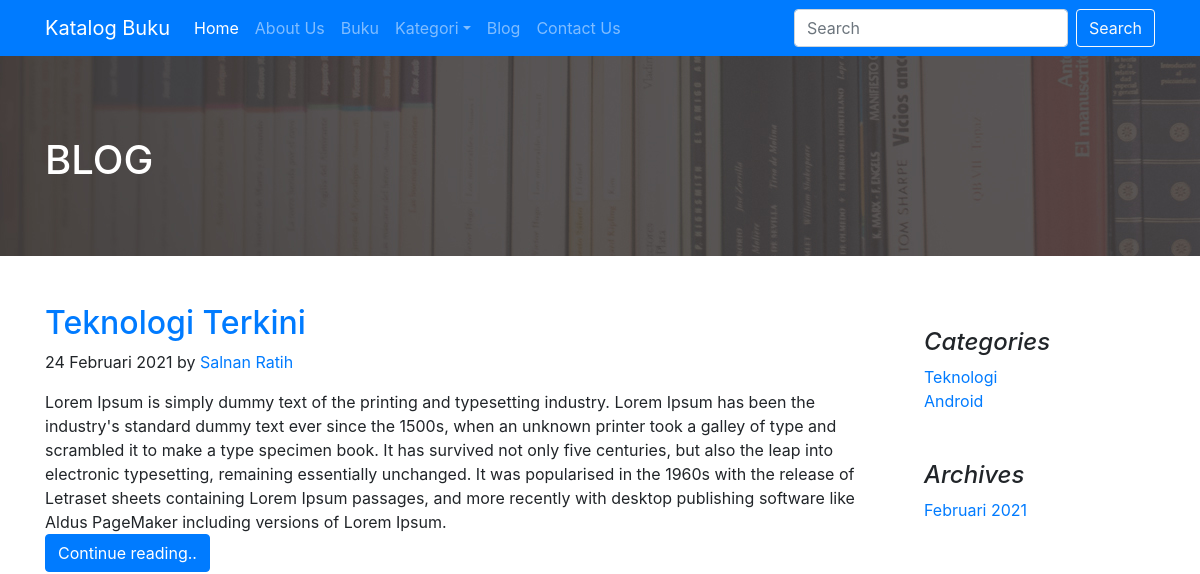
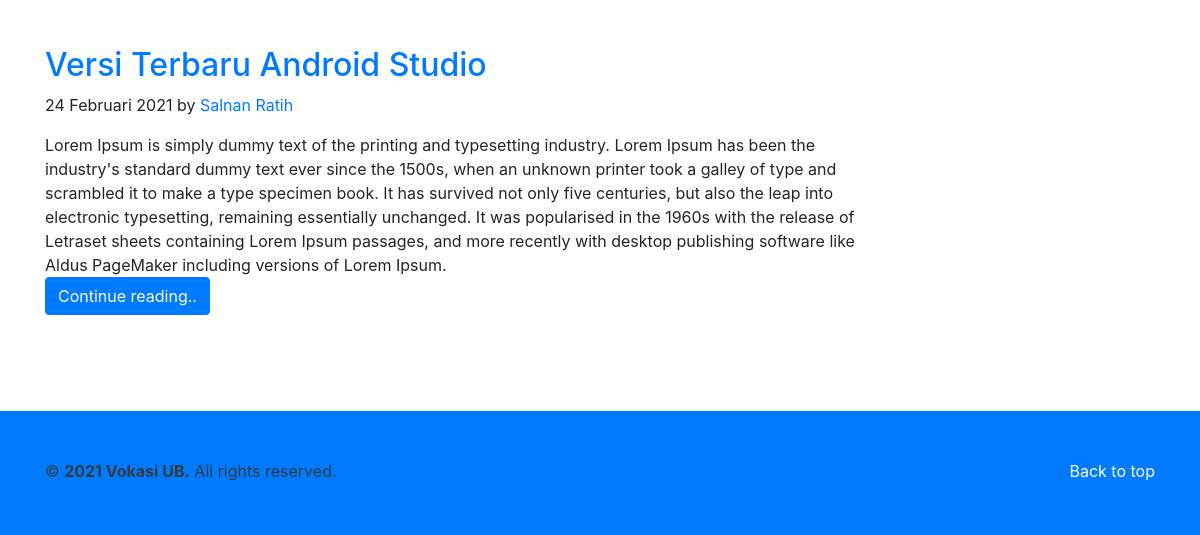
/blog, run on an earlier commit of the app's database (2 pictures, top to bottom).
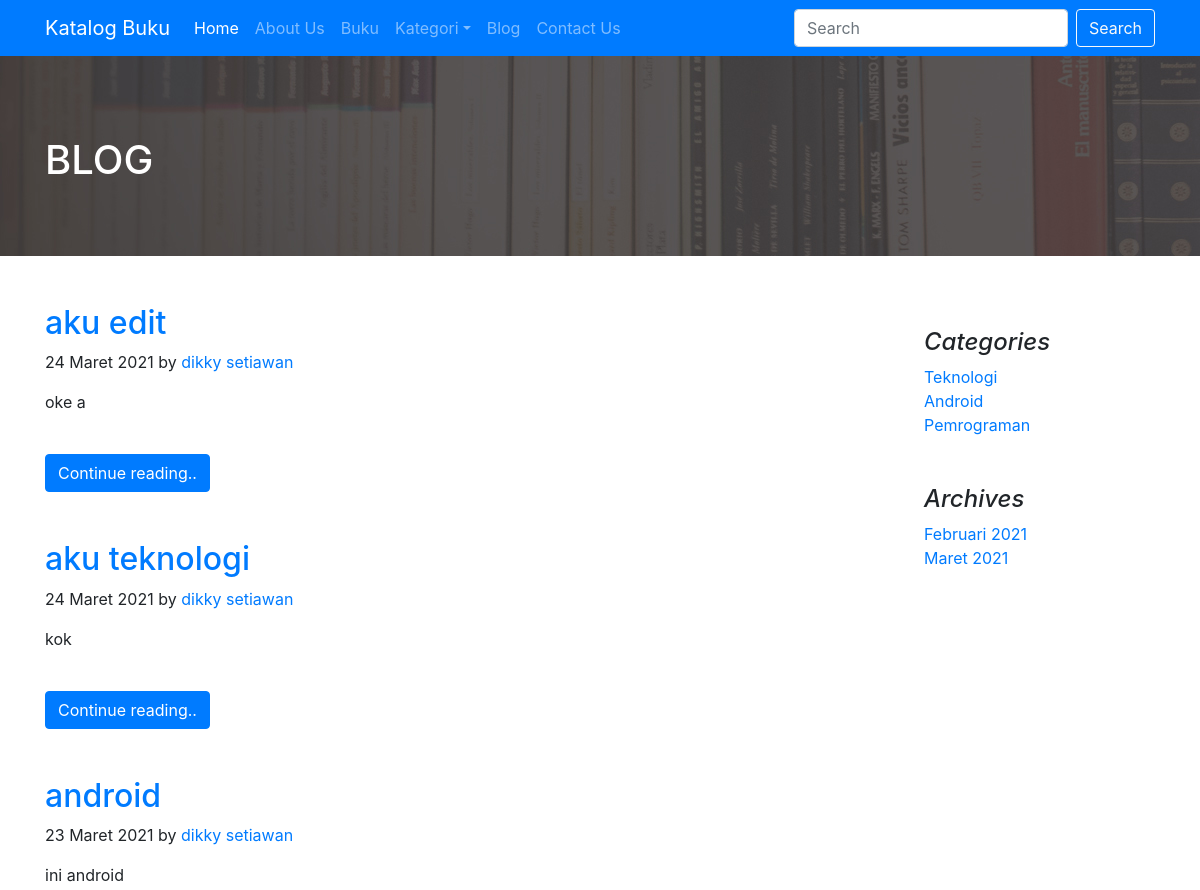
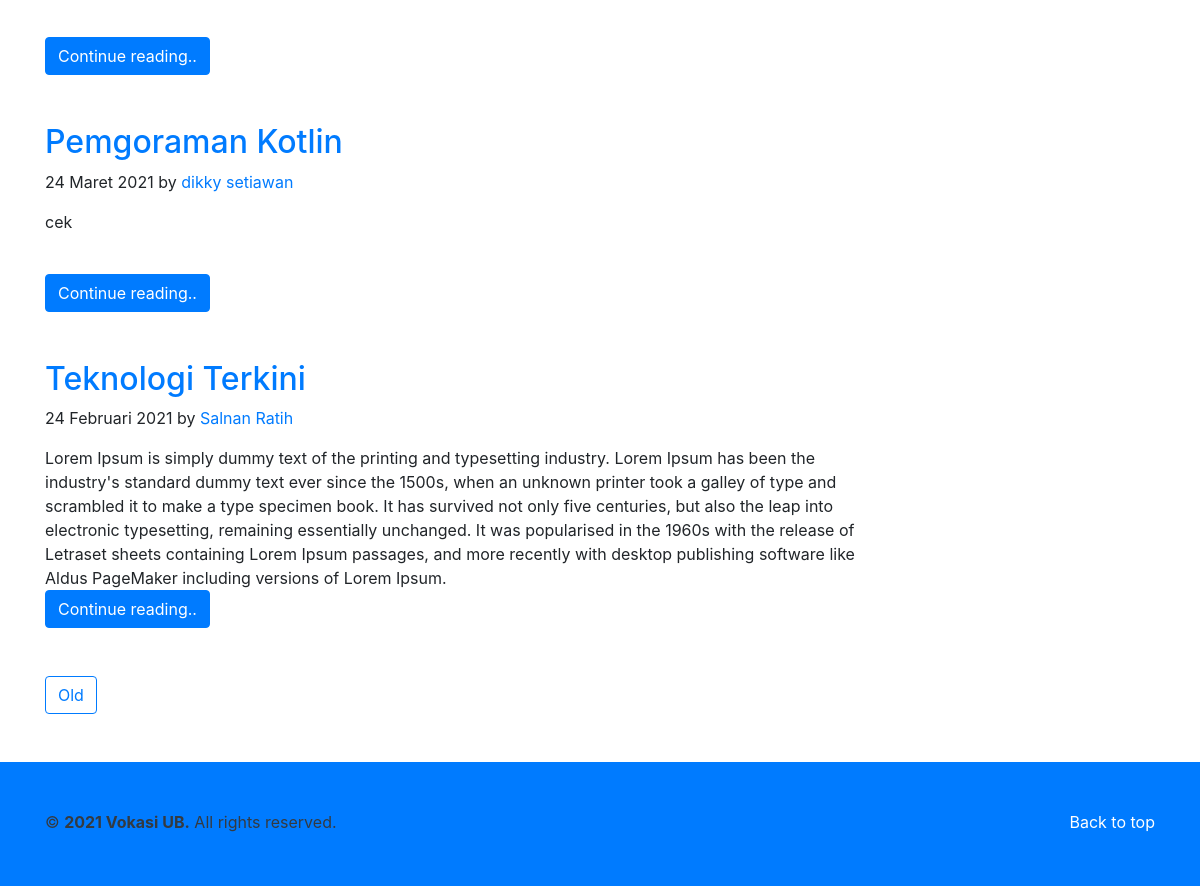
And on a later commit of the database (2 pictures, top to bottom).
### tables this page shows
CREATE TABLE IF NOT EXISTS `blog` (
  `id_blog` int(11) NOT NULL AUTO_INCREMENT,
  `id_kategori_blog` int(11) DEFAULT NULL,
  `id_user` int(11) DEFAULT NULL,
  `tanggal` date NOT NULL DEFAULT '1999-01-01',
  `judul` varchar(255) DEFAULT NULL,
  `isi` text,
  PRIMARY KEY (`id_blog`),
  KEY `kategori_blog` (`id_kategori_blog`),
  KEY `user_blog` (`id_user`)
);

CREATE TABLE IF NOT EXISTS `user` (
  `id_user` int(11) NOT NULL AUTO_INCREMENT,
  `nama` varchar(100) DEFAULT NULL,
  `email` varchar(50) DEFAULT NULL,
  `username` varchar(30) DEFAULT NULL,
  `password` varchar(150) DEFAULT NULL,
  `level` varchar(30) DEFAULT NULL,
  `foto` varchar(100) DEFAULT NULL,
  PRIMARY KEY (`id_user`)
);

CREATE TABLE IF NOT EXISTS `kategori_blog` (
  `id_kategori_blog` int(11) NOT NULL AUTO_INCREMENT,
  `kategori_blog` varchar(50) DEFAULT NULL,
  PRIMARY KEY (`id_kategori_blog`)
);

### fungsi/fungsi.php (called while the page is built, shortened)
<?php
function tanggal_indonesia($tanggal){
	$bulan = array (
		1 =>   'Januari',
		'Februari',
		'Maret',
		'April',
		'Mei',
		'Juni',
		'Juli',
		'Agustus',
		'September',
		'Oktober',
		'November',
		'Desember'
	);
	$pecahkan = explode('-', $tanggal);
	return $pecahkan[2] . ' ' . $bulan[ (int)$pecahkan[1] ] . ' ' . $pecahkan[0];
}
function tanggal_arsip($tanggal){
	$bulan = array (
		1 =>   'Januari',
		'Februari',
		'Maret',
		'April',
		'Mei',
		'Juni',
		'Juli',
		'Agustus',
		'September',
		'Oktober',
		'November',
		'Desember'
	);
	$pecahkan = explode('-', $tanggal);
	return $bulan[ (int)$pecahkan[1] ] . ' ' . $pecahkan[0];
}
function nama_bulan_to_angka($tanggal){
	$bulan = explode(" ", $tanggal);
	$arsip = null;
	if($bulan[0] == "Januari") {
		$arsip[0] = 1;
	} else if($bulan[0] == "Februari") {
		$arsip[0] = 2;
	} else if($bulan[0] == "Maret") {
		$arsip[0] = 3;
	} else if($bulan[0] == "April") {
		$arsip[0] = 4;
	} else if($bulan[0] == "Mei") {
		$arsip[0] = 5;
	} else if($bulan[0] == "Juni") {
		$arsip[0] = 6;
	} else if($bulan[0] == "Juli") {
		$arsip[0] = 7;
	} else if($bulan[0] == "Agustus") {
		$arsip[0] = 8;
	} else if($bulan[0] == "September") {
		$arsip[0] = 9;
	} else if($bulan[0] == "Oktober") {
		$arsip[0] = 10;
	} else if($bulan[0] == "November") {
		$arsip[0] = 11;
	} else if($bulan[0] == "Desember") {
		$arsip[0] = 12;
	}
	$arsip[1] = $bulan[1];
	return $arsip;
}
function getDataUser($koneksi, $sql)
{
	$query = mysqli_query($koneksi, $sql);
	$data_user = null;
	while ($data = mysqli_fetch_assoc($query)) {
		$data_user[] = $data;
	}
	return $data_user;
}

### user/blog.php (the view, shortened to what this page needs)
<section id="blog-header">
  <div class="container">
    <h1 class="text-white">BLOG</h1>
  </div>
</section><br><br>
<section id="blog-list">
  <main role="main" class="container">
    <div class="row">
      <div class="col-md-9 blog-main">
      <?php
      $batas = 5;
      $sql_jum = "select id_blog, kategori_blog.kategori_blog, `judul`, `tanggal`, user.nama
              from blog
              INNER JOIN kategori_blog ON blog.id_kategori_blog = kategori_blog.id_kategori_blog
              INNER JOIN user ON blog.id_user = user.id_user";
      $sql_jum .= " order by `judul`";
      $query_jum = mysqli_query($koneksi, $sql_jum);
      $jum_data = mysqli_num_rows($query_jum);
      $jum_halaman = ceil($jum_data/$batas);
      if (!isset($_GET['halaman'])) {
          $posisi = 0;
          $halaman = 1;
      } else if($_GET['halaman']==0 || $_GET['halaman']>$jum_halaman) {
          $posisi = 0;
          $halaman = 1;
      } else {
          $halaman = $_GET['halaman'];
          $posisi = ($halaman-1) * $batas;
      }
      $sql = "select blog.*, kategori_blog.kategori_blog, user.nama
      from blog
      INNER JOIN kategori_blog ON blog.id_kategori_blog = kategori_blog.id_kategori_blog
      INNER JOIN user ON blog.id_user = user.id_user";
      $sql .=" ORDER BY `judul` limit $posisi, $batas";
      $data_blog = getDataUser($koneksi, $sql);
      if ($data_blog) {
          foreach ($data_blog as $blog) {
              ?>
        <div class="blog-post">
          <h2 class="blog-post-title"><a href="detail-blog-id-<?= $blog['id_blog'] ?>"><?= $blog['judul'] ?></a></h2>
          <p class="blog-post-meta"><?= tanggal_indonesia($blog['tanggal']) ?> by <a href="#"><?= $blog['nama'] ?></a></p>
          <?= $blog['isi'] ?>
          <br>
            <a href="detail-blog-id-<?= $blog['id_blog'] ?>" class="btn btn-primary">Continue reading..</a>
          </div><br><br>
        <?php
          }
      } else {
          ?>
      <div class="blog-post">
      <p>Tidak ada blog</p>
      </div>
      <?php
      } ?>
        <nav class="blog-pagination">
        <?php
        if ($jum_halaman==0) {
        } elseif ($jum_halaman==1) {
        } else {
          $sebelum = $halaman-1;
          $setelah = $halaman+1;
          if($halaman==1) {
            if (isset($_GET['kategori'])) {
              echo "<a class='btn btn-outline-primary' href='blog_kategori-".$_GET['kategori']."-halaman-".$setelah."'><i class='icon-chevron-right'></i> Old</a>";
            } elseif(isset($_GET['bulan']) && isset($_GET['tahun'])) {
              echo "<a class='btn btn-outline-primary' href='blog_bulan-".$_GET['bulan']."-tahun-".$_GET['tahun']."-halaman-".$setelah."'><i class='icon-chevron-right'></i> Old</a>";
            } else {
                echo "<a class='btn btn-outline-primary' href='blog-halaman-".$setelah."'><i class='icon-chevron-right'></i> Old</a>";
            }
          } else if($halaman==$jum_halaman) {
            if (isset($_GET['kategori'])) {
              echo "<a class='btn btn-outline-primary' href='blog_kategori-".$_GET['kategori']."-halaman-".$sebelum."'><i class='icon-chevron-left'></i> New</a>";
            } elseif(isset($_GET['bulan']) && isset($_GET['tahun'])) {
              echo "<a class='btn btn-outline-primary' href='blog_bulan-".$_GET['bulan']."-tahun-".$_GET['tahun']."-halaman-".$sebelum."'><i class='icon-chevron-left'></i> New</a>";
            } else {
                echo "<a class='btn btn-outline-primary' href='blog-halaman-".$sebelum."'> <i class='icon-chevron-left'></i> New </a>";
            }
          }
        }
        ?>
        </nav>
      </div>
      <aside class="col-md-3 blog-sidebar">
        <div class="p-4">
          <h4 class="font-italic">Categories</h4>
          <ol class="list-unstyled mb-0">
            <?php
            $sql_kategori_blog = "select kategori_blog.*
            from blog
            INNER JOIN kategori_blog ON blog.id_kategori_blog = kategori_blog.id_kategori_blog
            INNER JOIN user ON blog.id_user = user.id_user";
            $data_kategori_blog = getDataUser($koneksi, $sql_kategori_blog);
            $data_kat_array = array();
            foreach ($data_kategori_blog as $key => $value){
              if(!in_array($value, $data_kat_array))
                $data_kat_array[$key]=$value;
            }
            foreach ($data_kat_array as $kategori_blog) {
                ?>
                <li><a href="blog_kategori-<?= $kategori_blog['kategori_blog'] ?>"><?= $kategori_blog['kategori_blog'] ?></a></li>
            <?php
            } ?>
            </ol>
        </div>
        <div class="p-4">
          <h4 class="font-italic">Archives</h4>
          <ol class="list-unstyled mb-0">
          <?php
          $sql_archives = "select tanggal from blog";
          $data_archives = getDataUser($koneksi, $sql_archives);
          $data_archives_array[0] = tanggal_arsip($data_archives[0]['tanggal']);
          for ($i=0; $i < count($data_archives); $i++) {
              if (!is_numeric(array_search(tanggal_arsip($data_archives[$i]['tanggal']), $data_archives_array))) {
                  array_push($data_archives_array, tanggal_arsip($data_archives[$i]['tanggal']));
              }
          }
          ?>
          <?php foreach ($data_archives_array as $arsip) {
            $arsip_array = nama_bulan_to_angka($arsip);
            ?>
            <li><a href="blog_bulan-<?= $arsip_array[0] ?>-tahun-<?= $arsip_array[1] ?>"><?= $arsip ?></a></li>
          <?php } ?>
          </ol>
        </div>
      </aside>
    </div>
  </main>
</section><br><br>

### index.php (shortened to what this page needs)
<?php
include("koneksi/koneksi.php");
include("fungsi/fungsi.php");
?>
<!DOCTYPE html>
<html>
<head>
<link rel="stylesheet" href="user/dist/css/bootstrap.min.css">
<link rel="stylesheet" href="user/dist/css/style.css">
<link href="//netdna.bootstrapcdn.com/font-awesome/3.2.1/css/font-awesome.css" rel="stylesheet">
</head>
<body>
<nav class="navbar navbar-expand-lg navbar-dark bg-primary">
        <div class="container">
        <a class="navbar-brand" href="beranda">Katalog Buku</a>
        <div class="collapse navbar-collapse" id="navbarsExample07">
            <ul class="navbar-nav mr-auto">
                <li class="nav-item active">
                    <a class="nav-link" href="beranda">Home <span class="sr-only">(current)</span></a>
                </li>
                <li class="nav-item">
                    <a class="nav-link" href="about-us">About Us</a>
                </li>
                <li class="nav-item">
                    <a class="nav-link" href="daftar-buku">Buku</a>
                </li>
                <li class="nav-item dropdown">
                    <a class="nav-link dropdown-toggle" href="#" id="dropdown07" data-toggle="dropdown" aria-haspopup="true" aria-expanded="false">Kategori</a>
                </li>
                <li class="nav-item">
                    <a class="nav-link" href="blog">Blog</a>
                </li>
                <li class="nav-item">
                    <a class="nav-link" href="contact-us">Contact Us</a>
                </li>
            </ul>
            <form class="form-inline mt-2 mt-md-0">
              <input class="form-control mr-sm-2" type="text" placeholder="Search" aria-label="Search">
              <button class="btn btn-outline-light my-2 my-sm-0" type="submit">Search</button>
            </form>
        </div>
        </div>
    </nav>
<?php
if (isset($_GET["page"])) {
    $page = $_GET["page"];
      if ($page=="blog") {
        include("user/blog.php");
      } else if($page == "detail-blog") {
        include("user/detailblog.php");
      } else if($page == "about-us") {
        include("user/aboutus.php");
      } else if($page == "daftar-buku") {
        include("user/daftarbuku.php");
      } else if($page == "contact-us") {
        include("user/contactus.php");
      } else if($page == "detail-buku") {
        include("user/detailbuku.php");
      } else {
        include("user/beranda.php");
      }
}
?>
<footer class="bg-primary text-dark">
  <div class="container">
    <p class="float-right">
      <a href="#" class="text-white">Back to top</a>
    </p>
    <p>&copy; <b>2021 Vokasi UB.</b> All rights reserved.</p>
  </div>
</footer>
</body>
</html>

What changed in the data, as far as the page shows it:
no longer on this page (row unchanged): blog: judul "Versi Terbaru Android Studio", tanggal "24 Februari 2021", id_user.nama "Salnan Ratih", isi "Lorem Ipsum is simply dummy text of the printing and typesetting industry. Lorem Ipsum has been the industry's standard dummy text ever since the 1500s, when an unknown printer took a galley of type and scrambled it to make a type specimen book. It has survived not only five centuries, but also the leap into electronic typesetting, remaining essentially unchanged. It was popularised in the 1960s with the release of Letraset sheets containing Lorem Ipsum passages, and more recently with desktop publishing software like Aldus PageMaker including versions of Lorem Ipsum."
added blog: judul "aku edit", tanggal "24 Maret 2021", id_user.nama "dikky setiawan", isi "oke a"
added blog: judul "aku teknologi", tanggal "24 Maret 2021", id_user.nama "dikky setiawan", isi "kok"
added blog: judul "android", tanggal "23 Maret 2021", id_user.nama "dikky setiawan", isi "ini android"
added blog: judul "Pemgoraman Kotlin", tanggal "24 Maret 2021", id_user.nama "dikky setiawan", isi "cek"
now on this page (row unchanged): kategori_blog: kategori_blog "Pemrograman"
Also different on the page:
text now shown: "Old"
new list line: "Maret 2021"
